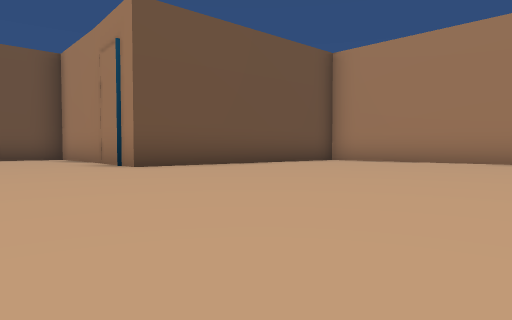
[1] (above)

17 first-person views from a walk through a 3-D level made in the Unity game engine. The camera is 0.33 m above the floor, tilts 2° down and sees 75° across. Doors are open. The floor is counted in squares, 1 m on a side. Each view is taken from the middle of a square. On the plan, view 1 faces up. The plan holds only what a view shows up to about 9 squares ahead; the rest is blank. The place goes on beyond the plan.

[2]
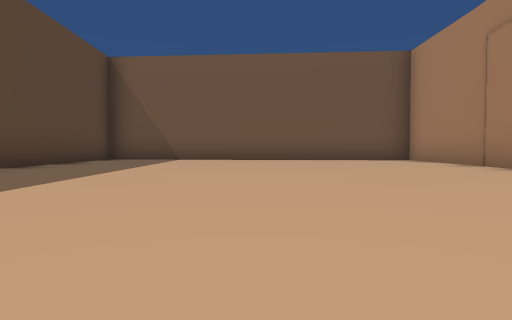

[3]
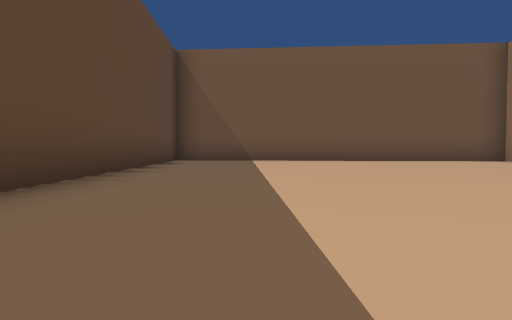

[4]
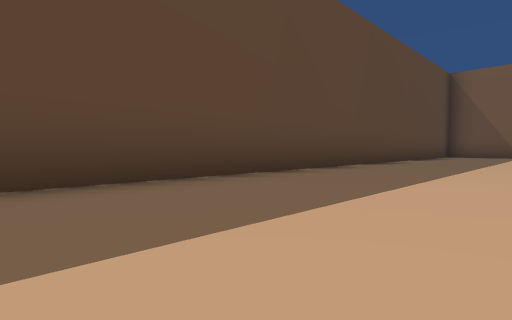

[5]
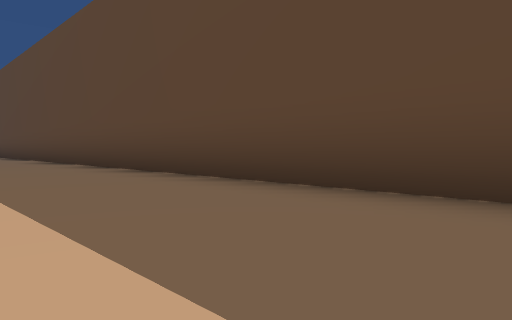

[6]
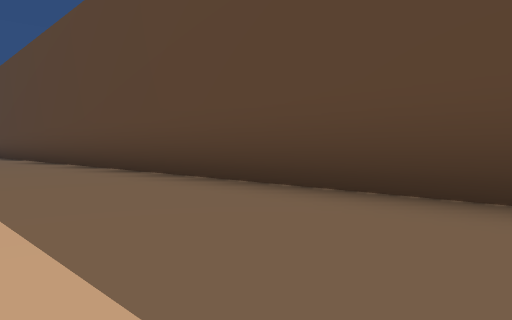

[7]
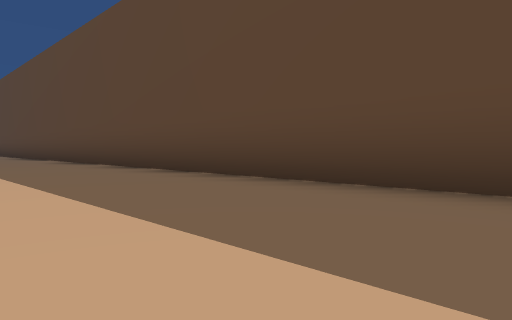

[8]
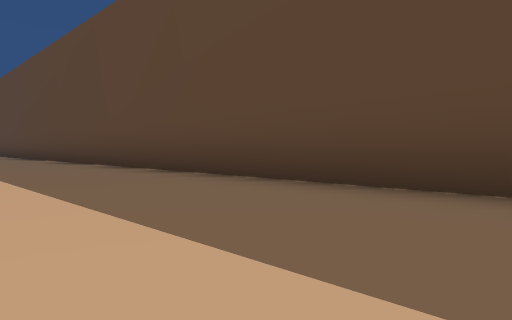

[9]
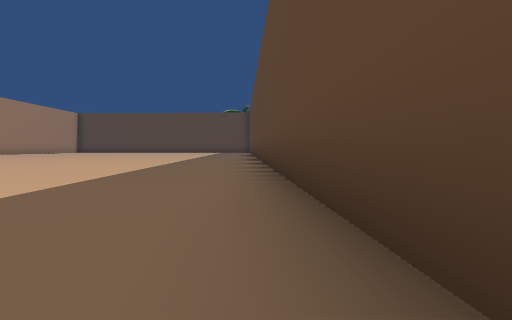

[10]
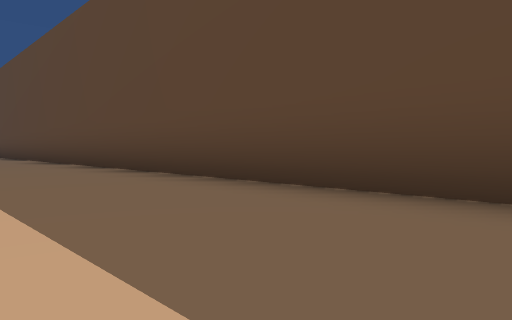

[11]
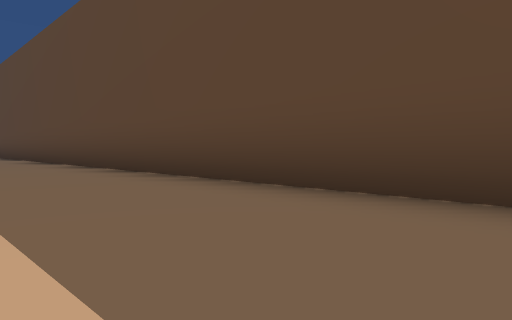

[12]
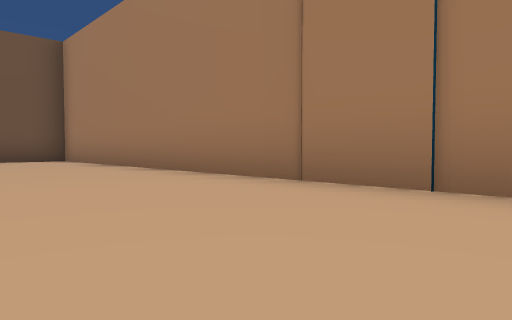

[13]
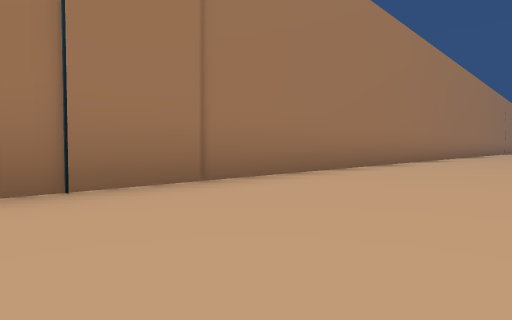

[14]
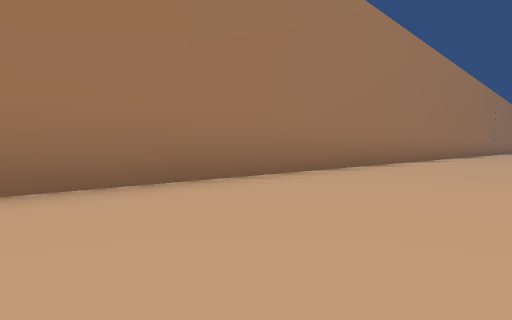

[15]
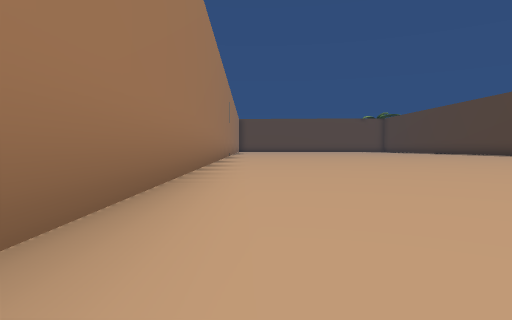

[16]
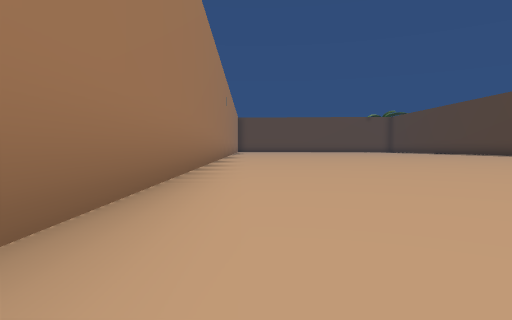

[17]
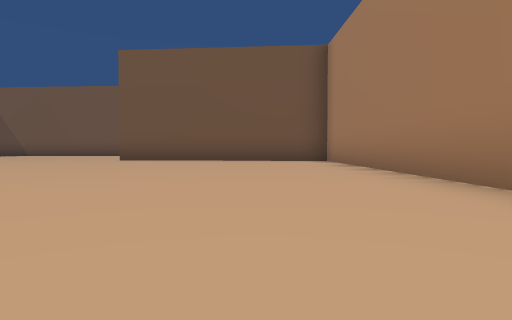

### Floor plan
Points are (right, up) in squares from view 1. A wall is a line through its corners. A room is listed if a view was taken in it or the views show most of it. See-through windows are left out.
Room 1 (views 1, 2, 3, 4, 5, 6, 7, 8, 9, 10, 11, 12, 13, 14, 15, 16, 17)
walls: (18.4, -6) (2.2, 9.5) (-2.1, 5.8) (-5.4, 9.6) (-10.6, 5.2); (-11.9, 3.8) (18.5, -24.3)

Where each view was taken, in squares from view 1:
view 1: 0 up, 0 right, facing up
view 2: 0 up, 2 left, facing up-left
view 3: 1 down, 4 left, facing up-left
view 4: 3 down, 0 right, facing left
view 5: 1 down, 3 left, facing down
view 6: 3 down, 1 left, facing down
view 7: 7 down, 4 right, facing down
view 8: 8 down, 5 right, facing down
view 9: 13 down, 7 right, facing down-right
view 10: 14 down, 11 right, facing down
view 11: 16 down, 13 right, facing down
view 12: 1 up, 7 right, facing up
view 13: 3 up, 5 right, facing right
view 14: 1 up, 7 right, facing right
view 15: 1 down, 12 right, facing down-right
view 16: 2 down, 13 right, facing down-right
view 17: 2 up, 7 right, facing up-left
